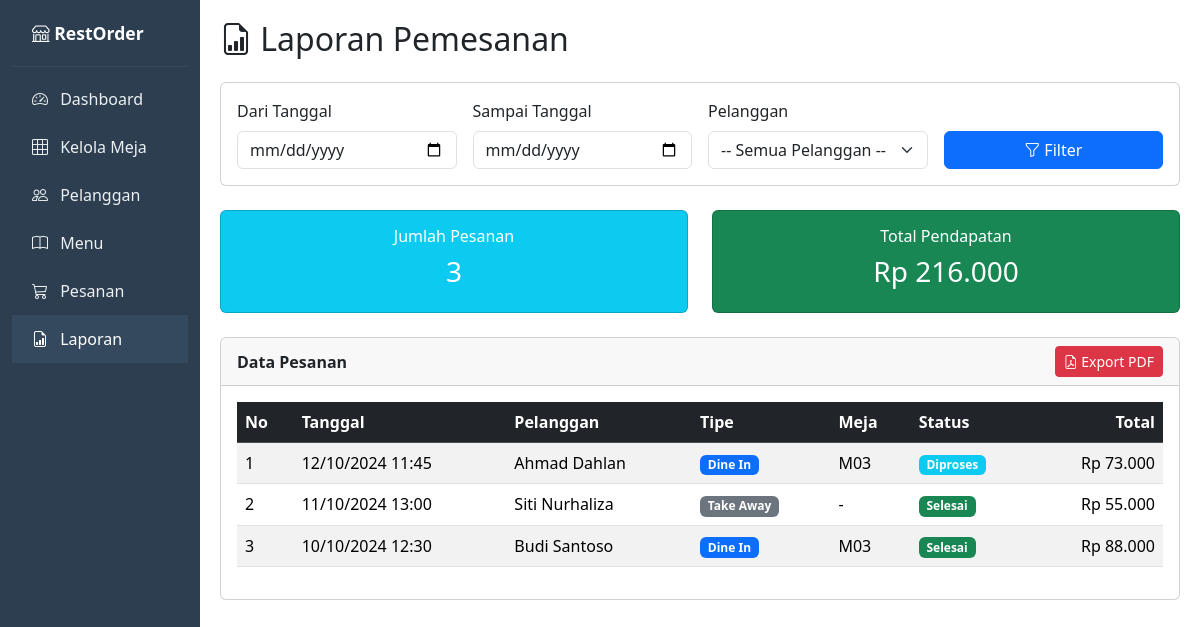
Screenshot of /?page=laporan with the database file from the repository.
### tables this page shows
CREATE TABLE IF NOT EXISTS pesanan (
    id              INT UNSIGNED AUTO_INCREMENT PRIMARY KEY,
    pelanggan_id    INT UNSIGNED NOT NULL,
    meja_id         INT UNSIGNED DEFAULT NULL COMMENT 'NULL jika take-away',
    tipe_pesanan    ENUM('dine_in', 'take_away') NOT NULL DEFAULT 'dine_in',
    status_pesanan  ENUM('pending', 'diproses', 'selesai', 'dibatalkan') NOT NULL DEFAULT 'pending',
    biaya_layanan   DECIMAL(12, 2) NOT NULL DEFAULT 0.00 COMMENT 'Biaya layanan meja (dine-in only)',
    total           DECIMAL(12, 2) NOT NULL DEFAULT 0.00,
    tanggal_pesanan DATETIME NOT NULL DEFAULT CURRENT_TIMESTAMP,
    catatan         TEXT DEFAULT NULL,
    created_at      TIMESTAMP DEFAULT CURRENT_TIMESTAMP,
    updated_at      TIMESTAMP DEFAULT CURRENT_TIMESTAMP ON UPDATE CURRENT_TIMESTAMP,

    CONSTRAINT fk_pesanan_pelanggan FOREIGN KEY (pelanggan_id) REFERENCES pelanggan(id)
        ON DELETE RESTRICT ON UPDATE CASCADE,
    CONSTRAINT fk_pesanan_meja FOREIGN KEY (meja_id) REFERENCES meja(id)
        ON DELETE SET NULL ON UPDATE CASCADE
);

CREATE TABLE IF NOT EXISTS pelanggan (
    id          INT UNSIGNED AUTO_INCREMENT PRIMARY KEY,
    nama        VARCHAR(100) NOT NULL,
    no_telepon  VARCHAR(20) DEFAULT NULL,
    email       VARCHAR(100) DEFAULT NULL,
    alamat      TEXT DEFAULT NULL,
    created_at  TIMESTAMP DEFAULT CURRENT_TIMESTAMP,
    updated_at  TIMESTAMP DEFAULT CURRENT_TIMESTAMP ON UPDATE CURRENT_TIMESTAMP
);

CREATE TABLE IF NOT EXISTS meja (
    id          INT UNSIGNED AUTO_INCREMENT PRIMARY KEY,
    nomor_meja  VARCHAR(10) NOT NULL UNIQUE COMMENT 'Nomor identitas meja (misal: M01)',
    kapasitas   TINYINT UNSIGNED NOT NULL DEFAULT 4 COMMENT 'Jumlah kursi',
    status      ENUM('tersedia', 'terisi', 'dipesan') NOT NULL DEFAULT 'tersedia',
    created_at  TIMESTAMP DEFAULT CURRENT_TIMESTAMP,
    updated_at  TIMESTAMP DEFAULT CURRENT_TIMESTAMP ON UPDATE CURRENT_TIMESTAMP
);

### src/Controllers/LaporanController.php (called while the page is built, shortened)
<?php
class LaporanController extends BaseController
{
    private LaporanService $laporanService;
    public function __construct(\PDO $pdo)
    {
        $this->laporanService = new LaporanService(
            new PesananRepository($pdo),
            new PelangganRepository($pdo)
        );
    }
    public function index(): void
    {
        $tanggalMulai  = $_GET['tanggal_mulai'] ?? null;
        $tanggalAkhir  = $_GET['tanggal_akhir'] ?? null;
        $pelangganId   = !empty($_GET['pelanggan_id']) ? (int) $_GET['pelanggan_id'] : null;
        $data = $this->laporanService->getDataLaporan(
            $tanggalMulai, $tanggalAkhir, $pelangganId
        );
        $this->render('laporan/index.php', [
            'pageTitle'      => 'Laporan Pemesanan',
            'currentPage'    => 'laporan',
            'pesananList'    => $data['pesanan'],
            'ringkasan'      => $data['ringkasan'],
            'pelangganList'  => $data['pelangganList'],
            'filterMulai'    => $tanggalMulai,
            'filterAkhir'    => $tanggalAkhir,
            'filterPelanggan' => $pelangganId,
        ]);
    }
}

### public/index.php (called while the page is built, shortened)
<?php
$pdo = require __DIR__ . '/../config/database.php';
$action = $_GET['action'] ?? 'index';
try {
    $controller = new $controllerClass($pdo);
    $controller->$action();
} catch (\Exception $e) {
    error_log($e->getMessage());
    http_response_code(500);
    echo "Terjadi kesalahan pada server. Silakan coba lagi.";
}

### src/Repositories/PesananRepository.php (called while the page is built, shortened)
<?php
class PesananRepository
{
    private PDO $pdo;
    public function __construct(PDO $pdo)
    {
        $this->pdo = $pdo;
    }
    public function findForLaporan(
        ?string $tanggalMulai = null,
        ?string $tanggalAkhir = null,
        ?int $pelangganId = null
    ): array {
        $sql = "SELECT p.*, pel.nama AS nama_pelanggan, m.nomor_meja
                FROM pesanan p
                LEFT JOIN pelanggan pel ON p.pelanggan_id = pel.id
                LEFT JOIN meja m ON p.meja_id = m.id
                WHERE 1=1";
        $params = [];
        $sql .= " ORDER BY p.tanggal_pesanan DESC";
        $stmt = $this->pdo->prepare($sql);
        $stmt->execute($params);
        return $stmt->fetchAll();
    }
    public function hitungRingkasanLaporan(
        ?string $tanggalMulai = null,
        ?string $tanggalAkhir = null,
        ?int $pelangganId = null
    ): array {
        $sql = "SELECT COUNT(*) AS jumlah_pesanan, COALESCE(SUM(total), 0) AS total_pendapatan
                FROM pesanan WHERE 1=1";
        $params = [];
        $stmt = $this->pdo->prepare($sql);
        $stmt->execute($params);
        return $stmt->fetch();
    }
}

### src/Services/LaporanService.php (called while the page is built, shortened)
<?php
class LaporanService
{
    private PesananRepository $pesananRepo;
    private PelangganRepository $pelangganRepo;
    public function __construct(
        PesananRepository $pesananRepo,
        PelangganRepository $pelangganRepo
    ) {
        $this->pesananRepo   = $pesananRepo;
        $this->pelangganRepo = $pelangganRepo;
    }
    public function getDataLaporan(
        ?string $tanggalMulai = null,
        ?string $tanggalAkhir = null,
        ?int $pelangganId = null
    ): array {
        return [
            'pesanan'       => $this->pesananRepo->findForLaporan(
                $tanggalMulai, $tanggalAkhir, $pelangganId
            ),
            'ringkasan'     => $this->pesananRepo->hitungRingkasanLaporan(
                $tanggalMulai, $tanggalAkhir, $pelangganId
            ),
            'pelangganList' => $this->pelangganRepo->findAll(),
        ];
    }
}

### views/laporan/index.php (the view, shortened to what this page needs)
<h2 class="mb-4"><i class="bi bi-file-earmark-bar-graph"></i> Laporan Pemesanan</h2>
<div class="card mb-4">
    <div class="card-body">
        <form method="GET" class="row g-3 align-items-end">
            <div class="col-md-3">
                <label for="tanggal_mulai" class="form-label">Dari Tanggal</label>
                <input type="date" class="form-control" id="tanggal_mulai" name="tanggal_mulai"
                       value="<?= htmlspecialchars($filterMulai ?? '') ?>">
            </div>
            <div class="col-md-3">
                <label for="tanggal_akhir" class="form-label">Sampai Tanggal</label>
                <input type="date" class="form-control" id="tanggal_akhir" name="tanggal_akhir"
                       value="<?= htmlspecialchars($filterAkhir ?? '') ?>">
            </div>
            <div class="col-md-3">
                <label for="pelanggan_id" class="form-label">Pelanggan</label>
                <select class="form-select" id="pelanggan_id" name="pelanggan_id">
                    <option value="">-- Semua Pelanggan --</option>
                </select>
            </div>
            <div class="col-md-3">
                <button type="submit" class="btn btn-primary w-100">
                    <i class="bi bi-funnel"></i> Filter
                </button>
            </div>
        </form>
    </div>
</div>
<div class="row mb-4">
    <div class="col-md-6">
        <div class="card text-white bg-info">
            <div class="card-body text-center">
                <h6>Jumlah Pesanan</h6>
                <h3><?= $ringkasan['jumlah_pesanan'] ?? 0 ?></h3>
            </div>
        </div>
    </div>
    <div class="col-md-6">
        <div class="card text-white bg-success">
            <div class="card-body text-center">
                <h6>Total Pendapatan</h6>
                <h3>Rp <?= number_format((float)($ringkasan['total_pendapatan'] ?? 0), 0, ',', '.') ?></h3>
            </div>
        </div>
    </div>
</div>
<div class="card">
    <div class="card-header d-flex justify-content-between align-items-center">
        <strong>Data Pesanan</strong>
        <a href="?page=laporan&action=exportPdf&tanggal_mulai=<?= urlencode($filterMulai ?? '') ?>&tanggal_akhir=<?= urlencode($filterAkhir ?? '') ?>&pelanggan_id=<?= $filterPelanggan ?? '' ?>"
           class="btn btn-danger btn-sm" target="_blank">
            <i class="bi bi-file-earmark-pdf"></i> Export PDF
        </a>
    </div>
    <div class="card-body">
        <div class="table-responsive">
            <table class="table table-striped table-hover">
                <thead class="table-dark">
                    <tr>
                        <th>No</th>
                        <th>Tanggal</th>
                        <th>Pelanggan</th>
                        <th>Tipe</th>
                        <th>Meja</th>
                        <th>Status</th>
                        <th class="text-end">Total</th>
                    </tr>
                </thead>
                <tbody>
                    <?php if (empty($pesananList)): ?>
                        <tr><td colspan="7" class="text-center text-muted">Tidak ada data pesanan untuk filter ini.</td></tr>
                    <?php else: ?>
                        <?php foreach ($pesananList as $i => $p): ?>
                        <tr>
                            <td><?= $i + 1 ?></td>
                            <td><?= date('d/m/Y H:i', strtotime($p['tanggal_pesanan'])) ?></td>
                            <td><?= htmlspecialchars($p['nama_pelanggan']) ?></td>
                            <td>
                                <span class="badge bg-<?= $p['tipe_pesanan'] === 'dine_in' ? 'primary' : 'secondary' ?>">
                                    <?= $p['tipe_pesanan'] === 'dine_in' ? 'Dine In' : 'Take Away' ?>
                                </span>
                            </td>
                            <td><?= $p['nomor_meja'] ?? '-' ?></td>
                            <td>
                                <?php
                                $badgeClass = match($p['status_pesanan']) {
                                    'pending'    => 'bg-warning text-dark',
                                    'diproses'   => 'bg-info',
                                    'selesai'    => 'bg-success',
                                    'dibatalkan' => 'bg-danger',
                                    default      => 'bg-secondary',
                                };
                                ?>
                                <span class="badge <?= $badgeClass ?>"><?= ucfirst($p['status_pesanan']) ?></span>
                            </td>
                            <td class="text-end">Rp <?= number_format((float)$p['total'], 0, ',', '.') ?></td>
                        </tr>
                        <?php endforeach; ?>
                    <?php endif; ?>
                </tbody>
            </table>
        </div>
    </div>
</div>

### rows the page displays
pesanan: tanggal_pesanan "12/10/2024 11:45", pelanggan.nama "Ahmad Dahlan", tipe_pesanan "Dine In", meja.nomor_meja "M03", status_pesanan "Diproses", total "73.000"
pesanan: tanggal_pesanan "11/10/2024 13:00", pelanggan.nama "Siti Nurhaliza", tipe_pesanan "Take Away", nomor_meja "-", status_pesanan "Selesai", total "55.000"
pesanan: tanggal_pesanan "10/10/2024 12:30", pelanggan.nama "Budi Santoso", tipe_pesanan "Dine In", meja.nomor_meja "M03", status_pesanan "Selesai", total "88.000"

### other values shown
$ringkasan['jumlah_pesanan'] "3"
$ringkasan['total_pendapatan'] "216.000"
